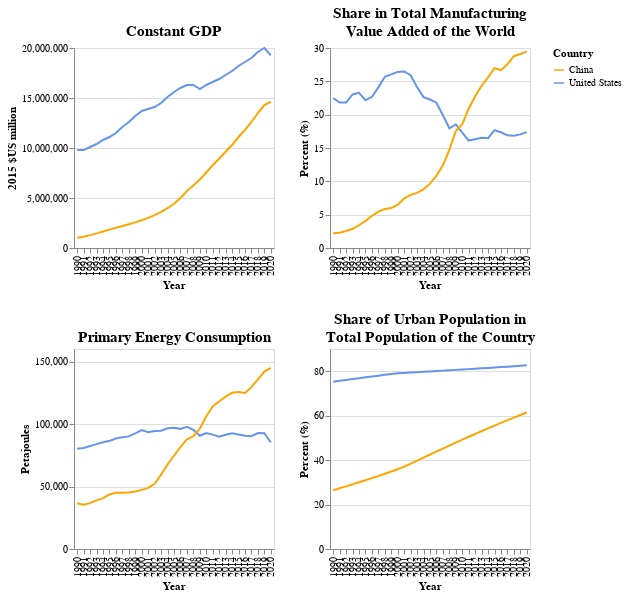

Notebook source saved alongside this figure:
### Markdown cell above
The sharp rise in total carbon dioxide emission of China since 2000 seems tally with an accelerated rise in various factors which drive carbon dioxide emission as mentioned in various literature, including a steeper growth in real-term economic size (as measured by GDP at constant dollars) and energy consumption (as measured by primary energy consumption, which includes consumption of the energy sector, losses during transformation and distribution of energy, and the final consumption by end users); the becoming of the 'world's factory' (as measured by an increasing share in the total value added generated from manufacturing activities in the world); and a slightly faster increase in share of urban population compared to the growths observed in 1990s.

On the contrary, we observed that the US has become a more energy-efficient economy in tandem with a similar level of carbon dioxide emission between 1990 and 2020.  While the whole US economy has broadly consumed similar amount of energy every year over the past 30 years, the real-term economic size has continued to grow steadily over the same period. In other words, the US is able to consume less amount of energy in order to produce the same dollar amount of GDP.

### Code cell
data_chart4 = data_chart3[data_chart3['Year']>=1990]
data_chart4['Constant GDP']=data_chart4['Constant GDP']/1000000 #conver from $US to $US million
chart4a=alt.Chart(data_chart4).mark_line().encode(
    alt.X('Year:O', axis=alt.Axis(title='Year')),
    alt.Y('Constant GDP:Q',
          axis=alt.Axis(title='2015 $US million')),
    color=alt.Color('Country Name:N',
                    scale = alt.Scale(domain=['China', 'United States'],
                                      range=['orange', 'cornflowerblue']),
                    legend = alt.Legend(title='Country')
                   )
).properties(width=200, height=200,
             title=alt.TitleParams(text='Constant GDP',
                                   fontSize=15))

chart4b=alt.Chart(data_chart4).mark_line().encode(
    alt.X('Year:O', axis=alt.Axis(title='Year')),
    alt.Y('Manufacturing Country Share Percent:Q',
          axis=alt.Axis(title='Percent (%)')),
    color=alt.Color('Country Name:N',
                    scale = alt.Scale(domain=['China', 'United States'],
                                      range=['orange', 'cornflowerblue']),
                    legend = alt.Legend(title='Country')
                   )
).properties(width=200, height=200,
             title=alt.TitleParams(text='Share in Total Manufacturing',subtitle='Value Added of the World',
                                   fontSize=15,subtitleFontSize=15,subtitleFontWeight='bold'))

chart4c=alt.Chart(data_chart4).mark_line().encode(
    alt.X('Year:O', axis=alt.Axis(title='Year')),
    alt.Y('Primary Energy Consumption:Q',
          axis=alt.Axis(title='Petajoules')),
    color=alt.Color('Country Name:N',
                    scale = alt.Scale(domain=['China', 'United States'],
                                      range=['orange', 'cornflowerblue']),
                    legend = alt.Legend(title='Country')
                   )
).properties(width=200, height=200,
             title=alt.TitleParams(text='Primary Energy Consumption',
                                   fontSize=15))

chart4d=alt.Chart(data_chart4).mark_line().encode(
    alt.X('Year:O', axis=alt.Axis(title='Year')),
    alt.Y('Urban Population Percent:Q',
          axis=alt.Axis(title='Percent (%)')),
    color=alt.Color('Country Name:N',
                    scale = alt.Scale(domain=['China', 'United States'],
                                      range=['orange', 'cornflowerblue']),
                    legend = alt.Legend(title='Country')
                   )
).properties(width=200, height=200,
             title=alt.TitleParams(text='Share of Urban Population in',subtitle='Total Population of the Country',
                                   fontSize=15,subtitleFontSize=15,subtitleFontWeight='bold'))
chart4_1=chart4a|chart4b
chart4_2=chart4c|chart4d
chart4=alt.vconcat(chart4_1,chart4_2)
chart4
